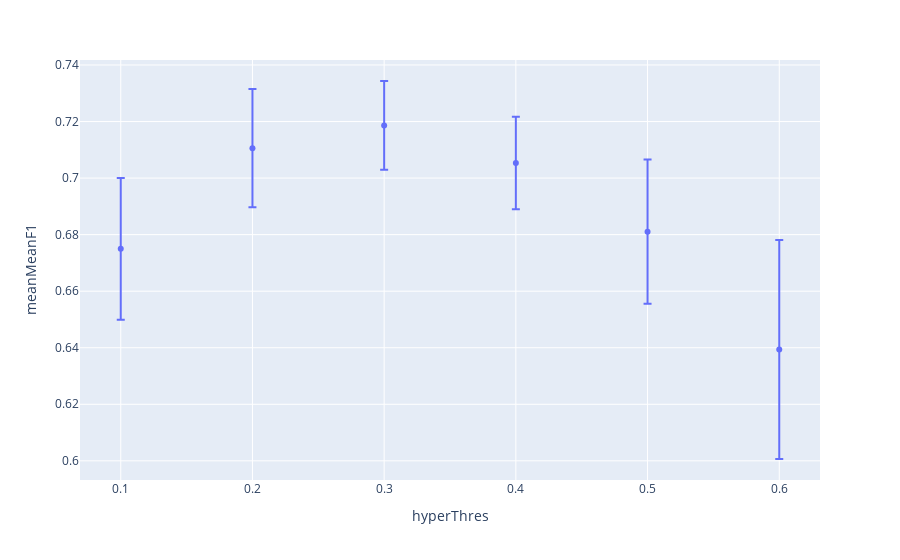

Notebook source saved alongside this figure:
### Markdown cell above
## Graphical representation of the optimal point

### Code cell
aux=hyperParams[(hyperParams.hyperDepth==optimal.hyperDepth)&(hyperParams.hyperMinDuration==optimal.hyperMinDuration)&
                (hyperParams.hyperClose==optimal.hyperClose)&(hyperParams.hyperMaxDuration==optimal.hyperMaxDuration)].reset_index(drop=True)
px.scatter(aux,x='hyperThres',y='meanMeanF1',error_y='stdMeanF1')

### Figure 1 — Plotly figure (JSON) as saved in the notebook; plotly's stock layout.template omitted (floating-point values rounded to 4 significant figures)
{"data": [{"error_y": {"array": [0.02506, 0.02091, 0.0157, 0.01639, 0.02549, 0.03875]}, "hovertemplate": "hyperThres=%{x}<br>meanMeanF1=%{y}<extra></extra>", "legendgroup": "", "marker": {"color": "#636efa", "symbol": "circle"}, "mode": "markers", "name": "", "orientation": "v", "showlegend": false, "type": "scatter", "x": [0.1, 0.2, 0.3, 0.4, 0.5, 0.6], "xaxis": "x", "y": [0.675, 0.7106, 0.7186, 0.7053, 0.681, 0.6394], "yaxis": "y"}], "layout": {"legend": {"tracegroupgap": 0}, "margin": {"t": 60}, "xaxis": {"anchor": "y", "domain": [0, 1], "title": {"text": "hyperThres"}}, "yaxis": {"anchor": "x", "domain": [0, 1], "title": {"text": "meanMeanF1"}}}}
